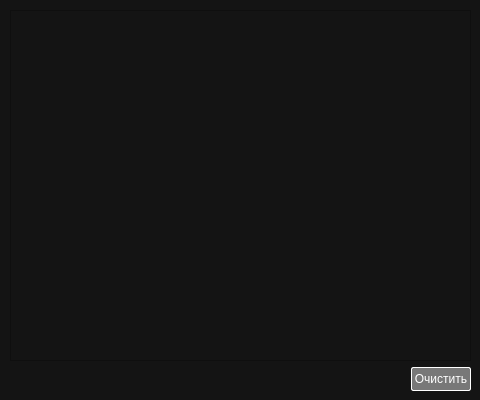
<?xml version="1.0" encoding="UTF-8"?>
<ui version="4.0">
 <class>Dialog</class>
 <widget class="QDialog" name="Dialog">
  <property name="geometry">
   <rect>
    <x>0</x>
    <y>0</y>
    <width>480</width>
    <height>400</height>
   </rect>
  </property>
  <property name="minimumSize">
   <size>
    <width>480</width>
    <height>400</height>
   </size>
  </property>
  <property name="maximumSize">
   <size>
    <width>480</width>
    <height>400</height>
   </size>
  </property>
  <property name="windowTitle">
   <string>History</string>
  </property>
  <property name="windowIcon">
   <iconset>
    <normaloff>icon.png</normaloff>icon.png</iconset>
  </property>
  <property name="styleSheet">
   <string notr="true">background-color: rgb(20, 20, 20);</string>
  </property>
  <widget class="QWidget" name="layoutWidget">
   <property name="geometry">
    <rect>
     <x>10</x>
     <y>10</y>
     <width>461</width>
     <height>381</height>
    </rect>
   </property>
   <layout class="QVBoxLayout" name="verticalLayout">
    <item>
     <widget class="QTextBrowser" name="display">
      <property name="font">
       <font>
        <pointsize>22</pointsize>
       </font>
      </property>
      <property name="styleSheet">
       <string notr="true">color: rgb(238, 238, 238);</string>
      </property>
      <property name="html">
       <string>&lt;!DOCTYPE HTML PUBLIC &quot;-//W3C//DTD HTML 4.0//EN&quot; &quot;http://www.w3.org/TR/REC-html40/strict.dtd&quot;&gt;
&lt;html&gt;&lt;head&gt;&lt;meta name=&quot;qrichtext&quot; content=&quot;1&quot; /&gt;&lt;style type=&quot;text/css&quot;&gt;
p, li { white-space: pre-wrap; }
&lt;/style&gt;&lt;/head&gt;&lt;body style=&quot; font-family:'MS Shell Dlg 2'; font-size:22pt; font-weight:400; font-style:normal;&quot;&gt;
&lt;p style=&quot;-qt-paragraph-type:empty; margin-top:0px; margin-bottom:0px; margin-left:0px; margin-right:0px; -qt-block-indent:0; text-indent:0px;&quot;&gt;&lt;br /&gt;&lt;/p&gt;&lt;/body&gt;&lt;/html&gt;</string>
      </property>
     </widget>
    </item>
    <item>
     <layout class="QHBoxLayout" name="horizontalLayout">
      <item>
       <spacer name="horizontalSpacer">
        <property name="orientation">
         <enum>Qt::Horizontal</enum>
        </property>
        <property name="sizeHint" stdset="0">
         <size>
          <width>40</width>
          <height>20</height>
         </size>
        </property>
       </spacer>
      </item>
      <item>
       <widget class="QPushButton" name="btn_clear">
        <property name="minimumSize">
         <size>
          <width>60</width>
          <height>24</height>
         </size>
        </property>
        <property name="maximumSize">
         <size>
          <width>60</width>
          <height>24</height>
         </size>
        </property>
        <property name="styleSheet">
         <string notr="true">QPushButton {
	color: rgb(255, 255, 255);
	border: 1px solid #fff;
	border-radius: 2px;
	background-color: rgb(120, 120, 120);
}
QPushButton:hover {
	color: rgb(255, 255, 255);
	background-color: rgb(100, 100, 100);
}
QPushButton:pressed {
	color: rgb(255, 255, 255);
	background-color: rgb(50, 50, 50);
}</string>
        </property>
        <property name="text">
         <string>Очистить</string>
        </property>
       </widget>
      </item>
     </layout>
    </item>
   </layout>
  </widget>
 </widget>
 <resources/>
 <connections/>
</ui>
